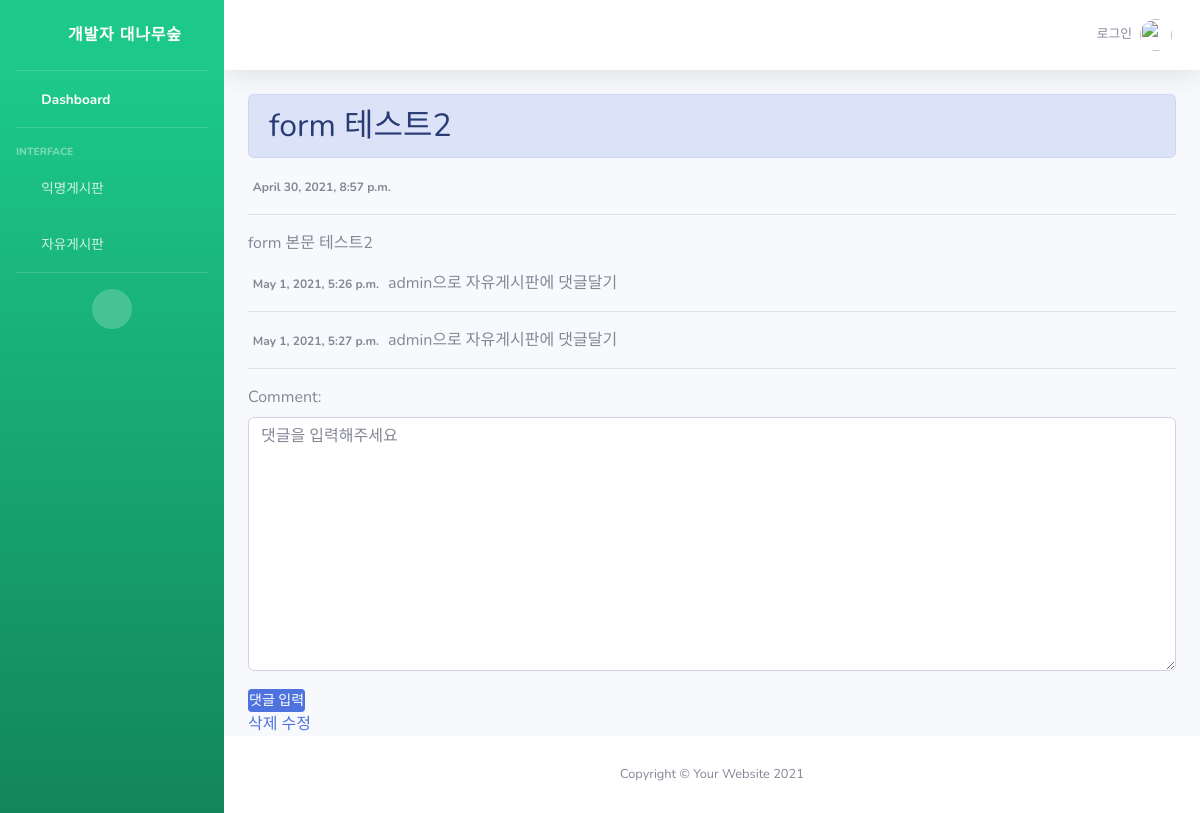
The app's page /detail/2 with its own data.
### snsapp/models.py (models this page shows, shortened)
class Post(models.Model):
    title = models.CharField(max_length=200)
    body = models.TextField()
    date = models.DateTimeField(auto_now_add=True)

class Comment(models.Model):
    comment = models.TextField()
    date = models.DateTimeField(auto_now_add=True)
    post = models.ForeignKey(Post, null=True, blank=True, on_delete=models.CASCADE)
    def __str__(self):
        return self.comment

### snsapp/views.py (the view)
# urls.py: path('detail/<int:post_id>', views.detail, name='detail'),
def detail(request, post_id):
    post_detail = get_object_or_404(Post, pk=post_id)
    comment_form = CommentForm()
    return render(request, 'detail.html', {'post_detail':post_detail, 'comment_form': comment_form})

### snsapp/forms.py
class CommentForm(forms.ModelForm):
    class Meta:
        model = Comment
        fields = ['comment']
    def __init__(self, *args, **kwargs):
        super(CommentForm, self).__init__(*args, **kwargs)
        self.fields['comment'].widget.attrs = {
            'class': 'form-control',
            'placeholder': "댓글을 입력해주세요",
            'rows': 10
        }

### snsapp/templates/detail.html (shortened to what this page needs)
{% extends 'base.html' %}
{% block content %}
<h2 class="alert alert-primary"> {{ post_detail.title }}</h2>
<span class="badge rounded-pill bg-light">{{ post_detail.date }}</span>
<br/><hr/>
<p>
    {{ post_detail.body}}
</p>
{% for comment in post_detail.comment_set.all %}
<span class="badge rounded-pill bg-light">{{ comment.date }}</span>
{{ comment }}
<hr>
{% endfor %}
<form method="POST" action="{% url 'new_comment' post_detail.id %}">
    <div class="form-group">
        {{ comment_form }}
    </div>
    <input type="submit" class="btn btn-primary btn-icon-split btn-sm" value="댓글 입력">
</form>
<a href="{% url 'delete' post_detail.id %}">삭제</a>
<a href="{% url 'edit' post_detail.id %}">수정</a>
{% endblock %}

### records on screen
Post: title "form 테스트2", date "April 30, 2021, 8:57 p.m.", body "form 본문 테스트2"
Comment: date "May 1, 2021, 5:26 p.m.", comment "admin으로 자유게시판에 댓글달기"
Comment: date "May 1, 2021, 5:27 p.m.", comment "admin으로 자유게시판에 댓글달기"
